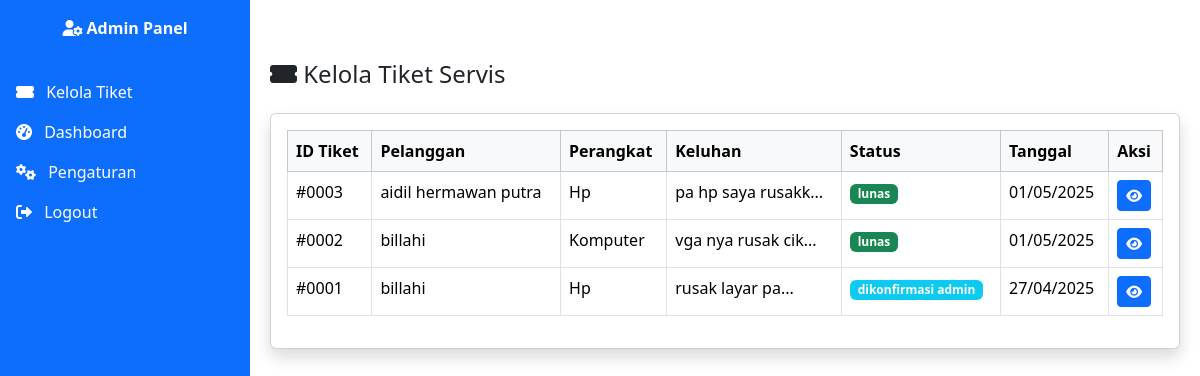
The page /admin/kelola_tiket.php (signed in) on the database its author committed.
### tables this page shows
CREATE TABLE `tiket_servis` (
  `id` int(11) NOT NULL,
  `user_id` int(11) NOT NULL,
  `device_type` enum('hp','laptop','komputer') NOT NULL,
  `keluhan` text NOT NULL,
  `status` enum('pending','dikonfirmasi_admin','diproses_teknisi','selesai_diperbaiki','menunggu_pembayaran','lunas','servis_dibatalkan') DEFAULT 'pending',
  `biaya_servis` decimal(10,2) DEFAULT 0.00,
  `keterangan_teknisi` text DEFAULT NULL,
  `bukti_pembayaran` varchar(255) DEFAULT NULL,
  `tanggal_dibuat` datetime DEFAULT current_timestamp(),
  `tanggal_selesai` datetime DEFAULT NULL,
  `teknisi_id` int(11) DEFAULT NULL
);

CREATE TABLE `users` (
  `id` int(11) NOT NULL,
  `username` varchar(50) NOT NULL,
  `password` varchar(255) NOT NULL,
  `nama` varchar(100) NOT NULL,
  `email` varchar(100) DEFAULT NULL,
  `no_hp` varchar(20) DEFAULT NULL,
  `alamat` text DEFAULT NULL,
  `role` enum('admin','teknisi','pelanggan') NOT NULL,
  `spesialisasi` varchar(100) DEFAULT 'Umum',
  `lokasi_teknisi` varchar(100) DEFAULT NULL,
  `foto_profil` varchar(255) DEFAULT NULL,
  `total_servis` int(11) DEFAULT 0,
  `rata_rata_rating` decimal(3,2) DEFAULT 0.00,
  `deskripsi` text DEFAULT NULL,
  `created_at` timestamp NOT NULL DEFAULT current_timestamp(),
  `is_verified` tinyint(1) DEFAULT 0,
  `dokumen_keahlian` varchar(255) DEFAULT NULL
);

### admin/kelola_tiket.php (the view, shortened to what this page needs)
<?php
require '../config/koneksi.php';
$tiket = $koneksi->query("SELECT t.*, u.nama as nama_pelanggan
                         FROM tiket_servis t
                         JOIN users u ON t.user_id = u.id
                         ORDER BY t.tanggal_dibuat DESC");
?>
<!DOCTYPE html>
<html lang="en">
<head>
    <link href="../../assets/css/bootstrap.min.css" rel="stylesheet">
    <link rel="stylesheet" href="https://cdnjs.cloudflare.com/ajax/libs/font-awesome/6.0.0/css/all.min.css">
    <link rel="stylesheet" href="https://cdn.jsdelivr.net/npm/bootstrap@5.3.5/dist/css/bootstrap.min.css">
</head>
<body>
<?php include '../includes/sidebar_admin.php'; ?>
<div class="main-content" style="margin-left: 250px; padding: 20px;">
    <h4 class="mb-4"><i class="fas fa-ticket-alt"></i> Kelola Tiket Servis</h4>
    <div class="card shadow">
        <div class="card-body">
            <div class="table-responsive">
                <table class="table table-bordered table-hover">
                    <thead class="table-light">
                        <tr>
                            <th>ID Tiket</th>
                            <th>Pelanggan</th>
                            <th>Perangkat</th>
                            <th>Keluhan</th>
                            <th>Status</th>
                            <th>Tanggal</th>
                            <th>Aksi</th>
                        </tr>
                    </thead>
                    <tbody>
                        <?php while ($row = $tiket->fetch_assoc()): ?>
                        <tr>
                            <td>#<?= str_pad($row['id'], 4, '0', STR_PAD_LEFT) ?></td>
                            <td><?= $row['nama_pelanggan'] ?></td>
                            <td><?= ucfirst($row['device_type']) ?></td>
                            <td><?= substr($row['keluhan'], 0, 50) ?>...</td>
                            <td>
                                <span class="badge bg-<?=
                                    $row['status'] == 'pending' ? 'warning' :
                                    ($row['status'] == 'dikonfirmasi_admin' ? 'info' : 'success')
                                ?>">
                                    <?= str_replace('_', ' ', $row['status']) ?>
                                </span>
                            </td>
                            <td><?= date('d/m/Y', strtotime($row['tanggal_dibuat'])) ?></td>
                            <td>
                                <a href="detail_tiket.php?id=<?= $row['id'] ?>" class="btn btn-sm btn-primary">
                                    <i class="fas fa-eye"></i>
                                </a>
                            </td>
                        </tr>
                        <?php endwhile; ?>
                    </tbody>
                </table>
            </div>
        </div>
    </div>
</div>
</body>
</html>

### rows shown on the page
tiket_servis: id "0003", user.nama "aidil hermawan putra", device_type "Hp", keluhan "pa hp saya rusakk", status "lunas", tanggal_dibuat "01/05/2025"
tiket_servis: id "0002", user.nama "billahi", device_type "Komputer", keluhan "vga nya rusak cik", status "lunas", tanggal_dibuat "01/05/2025"
tiket_servis: id "0001", user.nama "billahi", device_type "Hp", keluhan "rusak layar pa", status "dikonfirmasi admin", tanggal_dibuat "27/04/2025"
